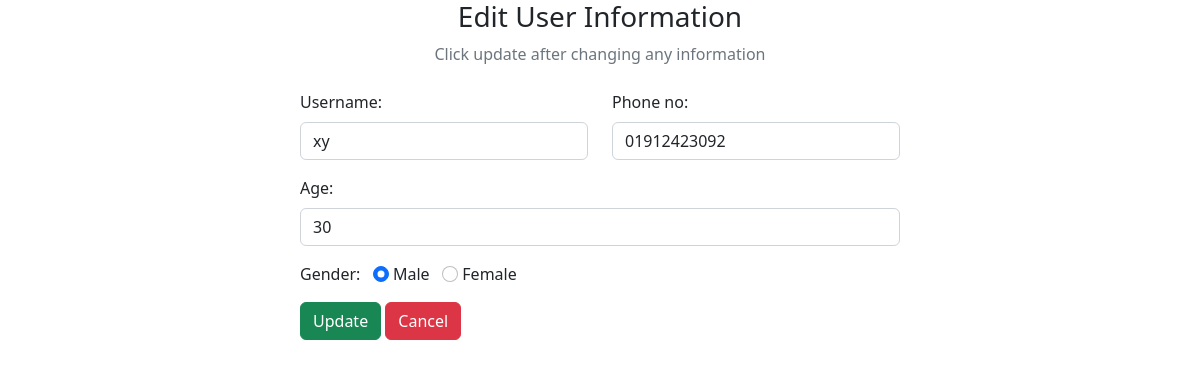
Page /assets/php crud/edit.php?email=xy@gmail.com on the committed database.
### tables this page shows
CREATE TABLE `regular_user` (
  `u_email` varchar(255) NOT NULL,
  `name` varchar(255) NOT NULL,
  `age` int(11) NOT NULL,
  `gender` varchar(255) NOT NULL,
  PRIMARY KEY (`u_email`),
  CONSTRAINT `regular_user_ibfk_1` FOREIGN KEY (`u_email`) REFERENCES `user` (`email`) ON DELETE CASCADE ON UPDATE CASCADE
);

CREATE TABLE `reg_user_phone_no` (
  `reg_email` varchar(255) NOT NULL,
  `phone_no` varchar(255) NOT NULL,
  PRIMARY KEY (`reg_email`,`phone_no`),
  CONSTRAINT `reg_user_phone_no_ibfk_1` FOREIGN KEY (`reg_email`) REFERENCES `regular_user` (`u_email`) ON DELETE CASCADE ON UPDATE CASCADE
);

### assets/php crud/edit.php (the view, shortened to what this page needs)
<?php
include "../../connection.php";
$email = $_GET["email"];
?>
<!DOCTYPE html>
<html lang="en">
<head>
  <link href="https://cdn.jsdelivr.net/npm/bootstrap@5.2.3/dist/css/bootstrap.min.css" rel="stylesheet">
  <link rel="stylesheet" href="https://cdnjs.cloudflare.com/ajax/libs/font-awesome/6.4.0/css/all.min.css" />
</head>
<body>
  <div class="container">
    <div class="text-center mb-4">
      <h3>Edit User Information</h3>
      <p class="text-muted">Click update after changing any information</p>
    </div>
    <?php
    $sql = "SELECT * FROM `regular_user` WHERE u_email = '$email' LIMIT 1";
    $result = mysqli_query($con, $sql);
    $row = mysqli_fetch_assoc($result);
    ?>
    <?php
    $sql1 = "SELECT * FROM `reg_user_phone_no` WHERE reg_email = '$email' LIMIT 1";
    $result1 = mysqli_query($con, $sql1);
    $row1 = mysqli_fetch_assoc($result1);
    ?>
    <div class="container d-flex justify-content-center">
      <form action="" method="post" style="width:50vw; min-width:300px;">
        <div class="row mb-3">
          <div class="col">
            <label class="form-label">Username:</label>
            <input type="text" class="form-control" name="name" value="<?php echo $row['name'] ?>">
          </div>
          <div class="col">
            <label class="form-label">Phone no:</label>
            <input type="text" class="form-control" name="phone_no" value="<?php echo $row1['phone_no'] ?>">
          </div>
        </div>
        <div class="mb-3">
          <label class="form-label">Age:</label>
          <input type="number" class="form-control" name="age" value="<?php echo $row['age'] ?>">
        </div>
        <div class="form-group mb-3">
          <label>Gender:</label>
          <input type="radio" class="form-check-input" name="gender" id="male" value="male" <?php echo ($row["gender"] == 'male') ? "checked" : ""; ?>>
          <label for="male" class="form-input-label">Male</label>
          <input type="radio" class="form-check-input" name="gender" id="female" value="female" <?php echo ($row["gender"] == 'female') ? "checked" : ""; ?>>
          <label for="female" class="form-input-label">Female</label>
        </div>
        <div>
          <button type="submit" class="btn btn-success" name="submit">Update</button>
          <a href="../../user-dashboard.php" class="btn btn-danger">Cancel</a>
        </div>
      </form>
    </div>
  </div>
</body>
</html>

### rows in the picture
regular_user: name "xy", age "30", gender "☑ Male", gender "☐ Female"
reg_user_phone_no: phone_no "01912423092"
